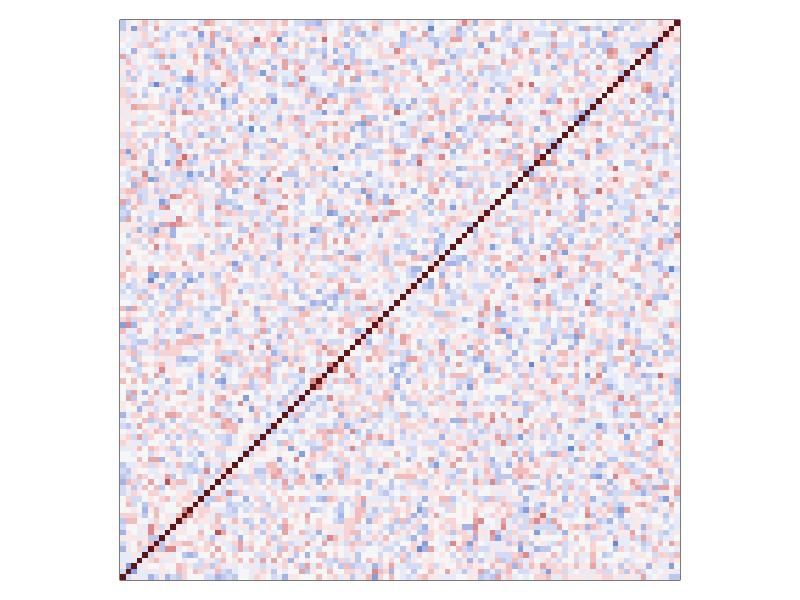
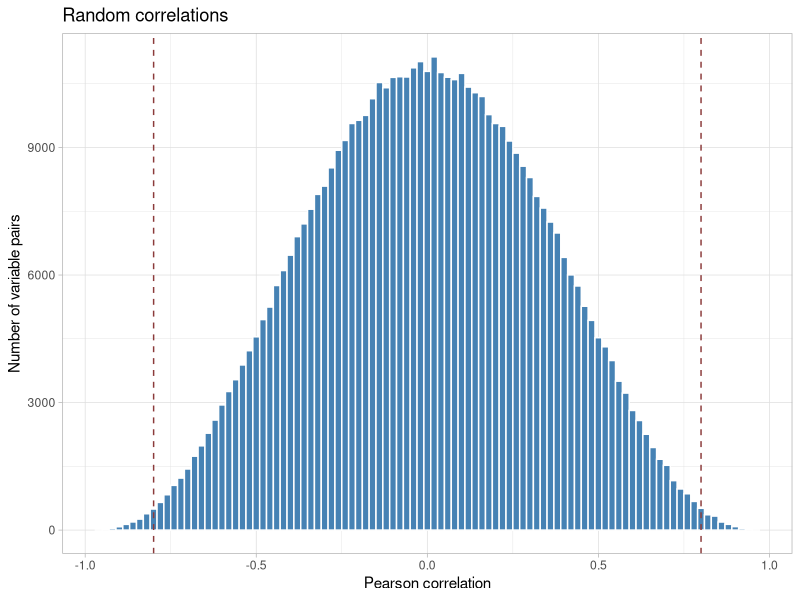
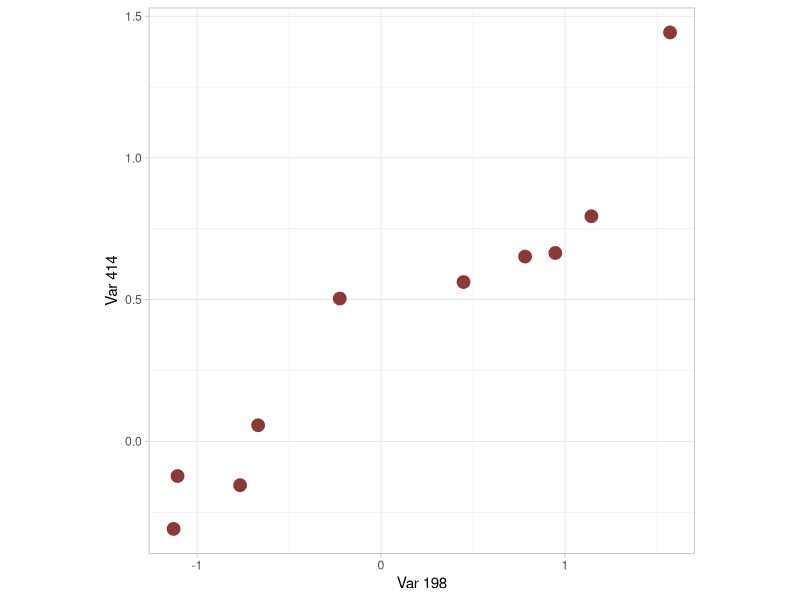
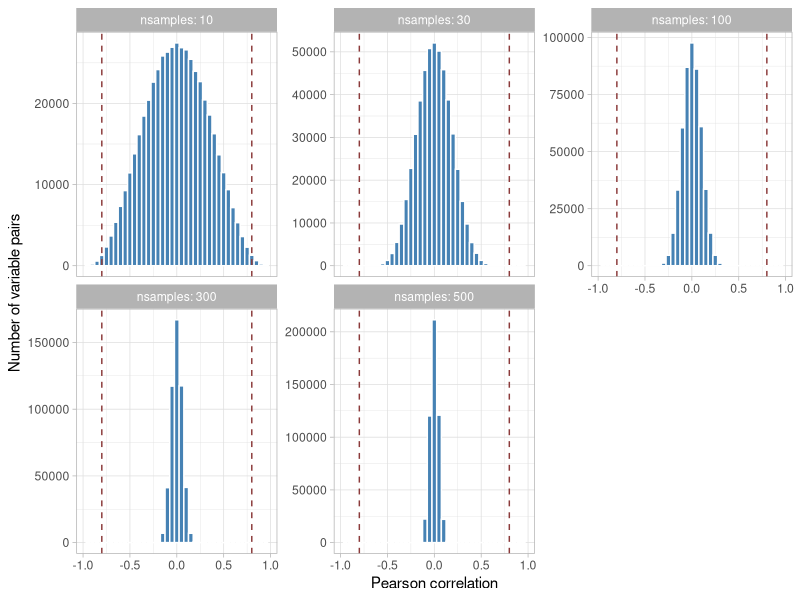
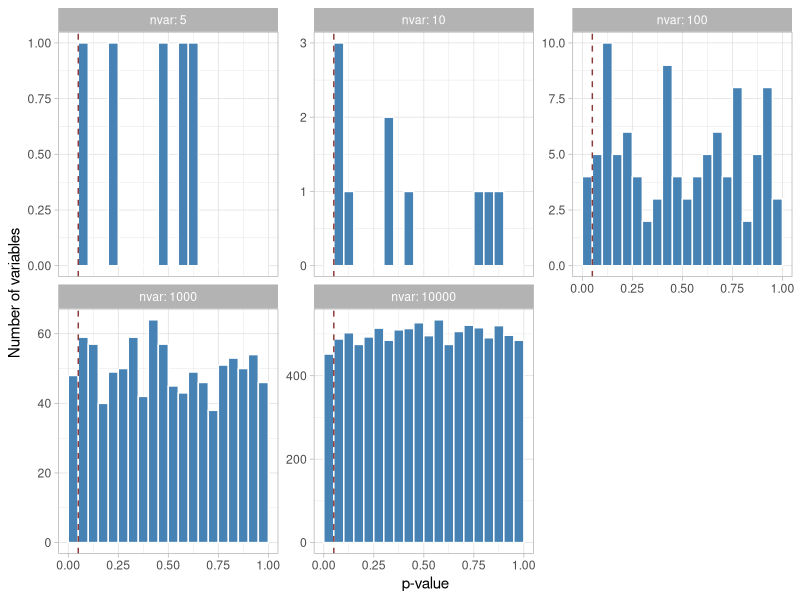

Generate these figures, in order, with R:
## ---- chunk 1
knitr::opts_chunk$set(echo = TRUE, warning = FALSE, message = FALSE)
library(tidyverse)
set.seed(123)
## ---- chunk 2
## random "expression" data matrices: samples in rows, 1000 variables in columns
dummy_data <- tibble(nsamples = c(10, 30, 100, 300, 500)) |>
  mutate(DM = map(nsamples, \(x) matrix(rnorm(1000 * x), ncol = 1000)))

dummy_data
## ---- chunk 3
dummy_data <- dummy_data |>
  mutate(varCorr = map(DM, cor))
## ---- chunk 4
dim(dummy_data$varCorr[[2]])

par(pty = "s", mar = c(1, 1, 1, 1))
image(dummy_data$varCorr[[2]][1:100, 1:100], xaxt = "n", yaxt = "n",
      zlim = c(-1, 1), col = hcl.colors(21, "Blue-Red 3"))
## ---- chunk 5
dummy_data <- dummy_data |>
  mutate(uptri = map(varCorr, \(m) m[upper.tri(m)]))
## ---- chunk 6
tibble(r = dummy_data$uptri[[1]]) |>
  ggplot(aes(x = r)) +
  geom_histogram(binwidth = 0.02, fill = "steelblue", colour = "white") +
  geom_vline(xintercept = c(-0.8, 0.8), colour = "#8B3A3A", linetype = "dashed") +
  labs(x = "Pearson correlation", y = "Number of variable pairs", title = "Random correlations") +
  theme_light()
## ---- chunk 7
range(dummy_data$uptri[[1]])
## ---- chunk 8
cor10 <- dummy_data$varCorr[[1]]
highcorrid <- which(cor10 > 0.95 & upper.tri(cor10), arr.ind = TRUE)
highcorrid
## ---- chunk 9
v1 <- highcorrid[1, 1]
v2 <- highcorrid[1, 2]

tibble(x = dummy_data$DM[[1]][, v1], y = dummy_data$DM[[1]][, v2]) |>
  ggplot(aes(x = x, y = y)) +
  geom_point(colour = "#8B3A3A", size = 4) +
  labs(x = paste("Var", v1), y = paste("Var", v2)) +
  theme_light() +
  theme(aspect.ratio = 1)
## ---- chunk 10
dummy_data |>
  dplyr::select(nsamples, uptri) |>       ## dplyr:: because other packages also have a `select`
  unnest(uptri) |>
  ggplot(aes(x = uptri)) +
  geom_histogram(binwidth = 0.05, fill = "steelblue", colour = "white") +
  geom_vline(xintercept = c(-0.8, 0.8), colour = "#8B3A3A", linetype = "dashed") +
  facet_wrap(vars(nsamples), scales = "free_y", labeller = label_both) +
  labs(x = "Pearson correlation", y = "Number of variable pairs") +
  theme_light()
## ---- chunk 11
ex2 <- tibble(nvar = c(5, 10, 100, 1000, 10000))
## ---- chunk 12
ex2 <- ex2 |>
  mutate(A = map(nvar, \(x) matrix(rnorm(x * 10), nrow = 10)),
         B = map(nvar, \(x) matrix(rnorm(x * 10), nrow = 10)))

ex2
## ---- chunk 13
col_ttest <- function(m, n) {
  vapply(seq_len(ncol(m)), \(i) t.test(m[, i], n[, i])$p.value, numeric(1))
}
## ---- chunk 14
ex2 <- ex2 |>
  mutate(ps = map2(A, B, col_ttest),
         n_signif = map_int(ps, \(p) sum(p < 0.05)))

ex2 |> dplyr::select(nvar, n_signif)
## ---- chunk 15
ex2 |>
  dplyr::select(nvar, ps) |>
  unnest(ps) |>
  ggplot(aes(x = ps)) +
  geom_histogram(binwidth = 0.05, boundary = 0, fill = "steelblue", colour = "white") +
  geom_vline(xintercept = 0.05, colour = "#8B3A3A", linetype = "dashed") +
  facet_wrap(vars(nvar), scales = "free_y", labeller = label_both) +
  labs(x = "p-value", y = "Number of variables") +
  theme_light()
